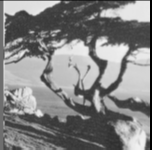
%> input picture tree_div0.bmp, 152 x 150 px
$ octave main_code.m   (GNU Octave 9; MATLAB toolbox functions it lacks are replaced by stand-ins)
%> lines starting %> are read from the running program, lines starting %| are printed output that depends on the picture
### horn_schunck.m
function [u,v]=horn_schunck(im0, im1, lambda, eps)
A=double(rgb2gray(imread(im0))); %permet d'obtenir la luminance
B=double(rgb2gray(imread(im1)));
grad_t=B-A; %gradient temporel

Icopy_x=[A(:,2:end) A(:,end)]; %matrice avec coeff décalés vers la gauche
Icopy_y=cat(1,A(2:end,:),A(end,:)); % matrice avec coeff décalés vers le haut

grad_x=Icopy_x-A; %permet de calculer I(k,j+1)-I(k,j)

grad_y=Icopy_y-A; %permet de calculer I(k+1,j)-I(k,j)

facteur=lambda./(1+lambda.*(grad_x.^2+grad_y.^2));

u0=zeros(size(A));
v0=zeros(size(A));
u1=-grad_x.*(grad_t).*facteur; %car u0 est nul
v1=-grad_y.*(grad_t).*facteur; %car v0 est nul

while norm(u1-u0)>eps && (norm(v1-v0)>eps) %tant que la norme > eps
    u0=u1;
    v0=v1;
    um=moyenne4(u0);
    vm=moyenne4(v0);
    u1=um-grad_x.*(grad_x.*um+grad_y.*vm+grad_t).*facteur;
    v1=vm-grad_y.*(grad_x.*um+grad_y.*vm+grad_t).*facteur;
end
u=u1;
v=v1;
end


### moyenne4.m
function [B]=moyenne4(A)
[n,m]=size(A);
B=zeros(n,m);
ligne_nulle=zeros(1,m+2);
colonne_nulle=zeros(n,1);
M=[colonne_nulle A colonne_nulle];
M=cat(1,ligne_nulle,M);
N=cat(1,M,ligne_nulle); %matrice à laquelle on ajoute 0 aux 4 bords
for k=1:n
    for l=1:m
        B(k,l)=0.25*(N(k,l+1)+N(k+2,l+1)+N(k+1,l)+N(k+1,l+2));
    end
end

### main_code.m
clear all;

im0='tree_div0.bmp';
im1='tree_div1.bmp';
lambda=1e-4;
eps=1e-3;
A=double(rgb2gray(imread(im0)));
%> A: size 150x152 double; min 0, max 242, mean 130.5
[n,m]=size(A);
%> n = 150; m = 152
[u,v]=horn_schunck(im0,im1,lambda,eps);
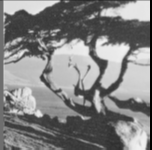
%> input picture tree_div1.bmp, 152 x 150 px
%> in horn_schunck, `grad_t=B-A;`:
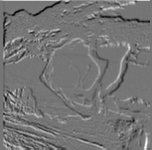
%> grad_t: size 150x152 double; min -76, max 89, mean 0; drawn with min black and max white
%> in horn_schunck, `grad_x=Icopy_x-A;`:
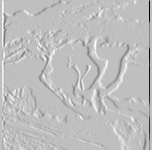
%> grad_x: size 150x152 double; min -233, max 78, mean -0.7; drawn with min black and max white
%> in horn_schunck, `grad_y=Icopy_y-A;`:
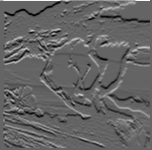
%> grad_y: size 150x152 double; min -77, max 118, mean 0.2; drawn with min black and max white
%> in horn_schunck, `facteur=lambda./(1+lambda.*(grad_x.^2+grad_y.^2));`:
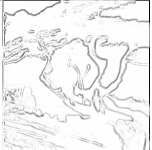
%> facteur: size 150x152 double; min 1.55e-05, max 0.0001, mean 9.52e-05; drawn with min black and max white
%> in horn_schunck, `v1=-grad_y.*(grad_t).*facteur;`:
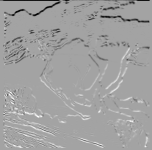
%> v1: size 150x152 double; min -0.317, max 0.178, mean -0.00407; drawn with min black and max white
%> (the run ends here)
